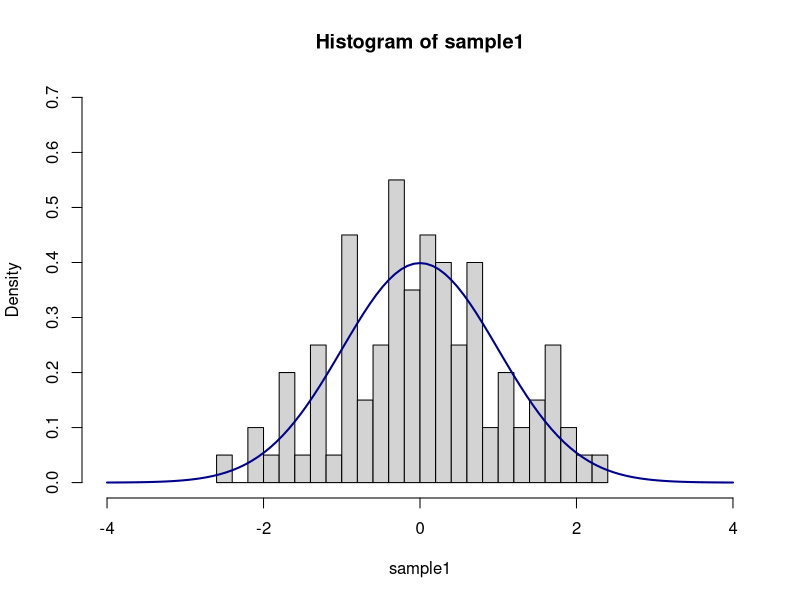
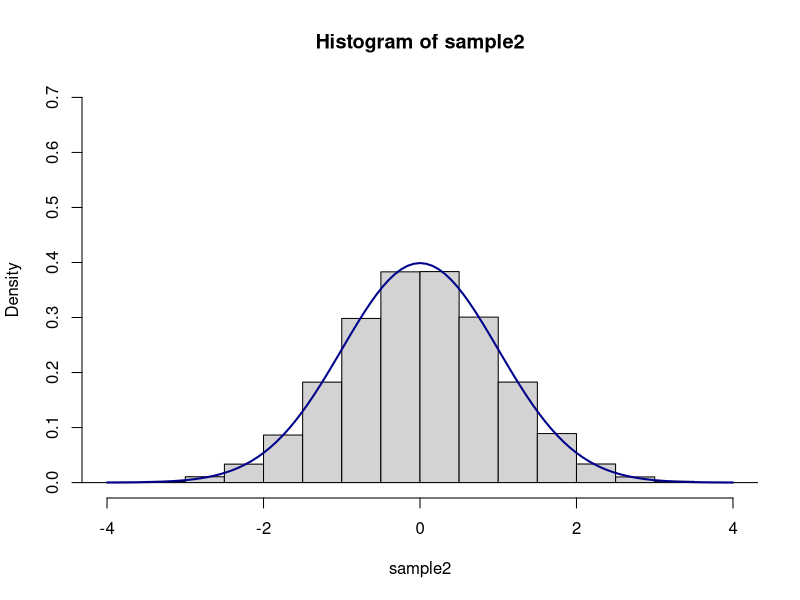
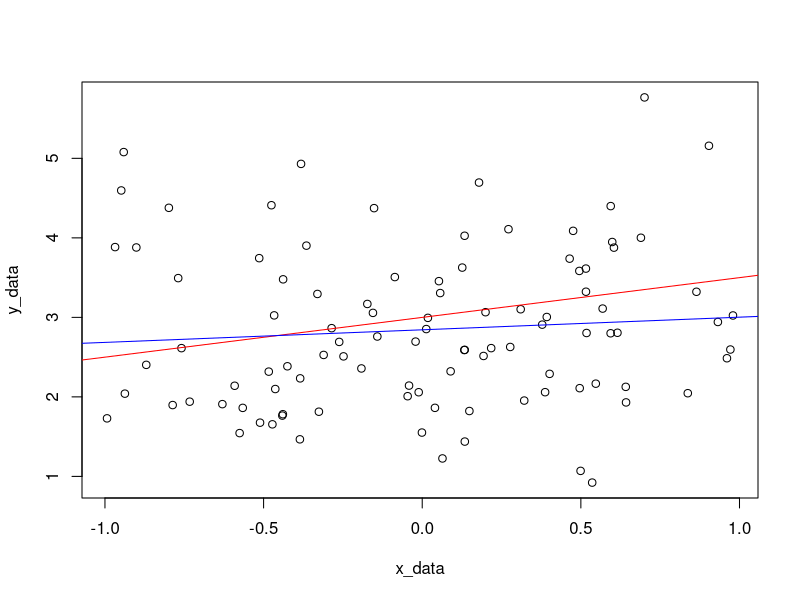
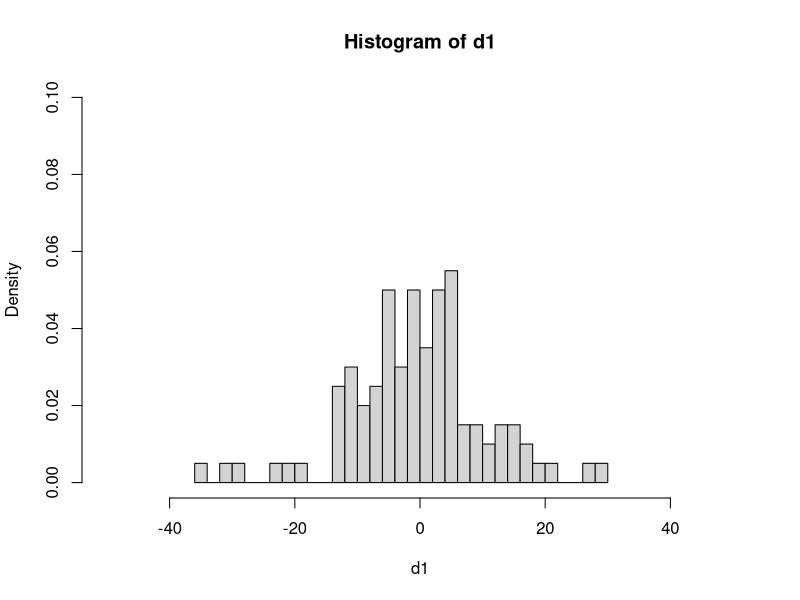
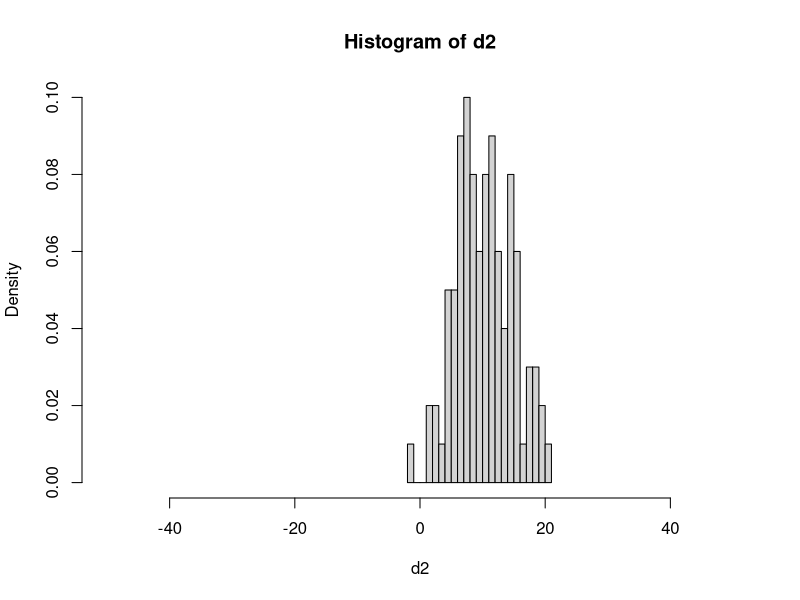
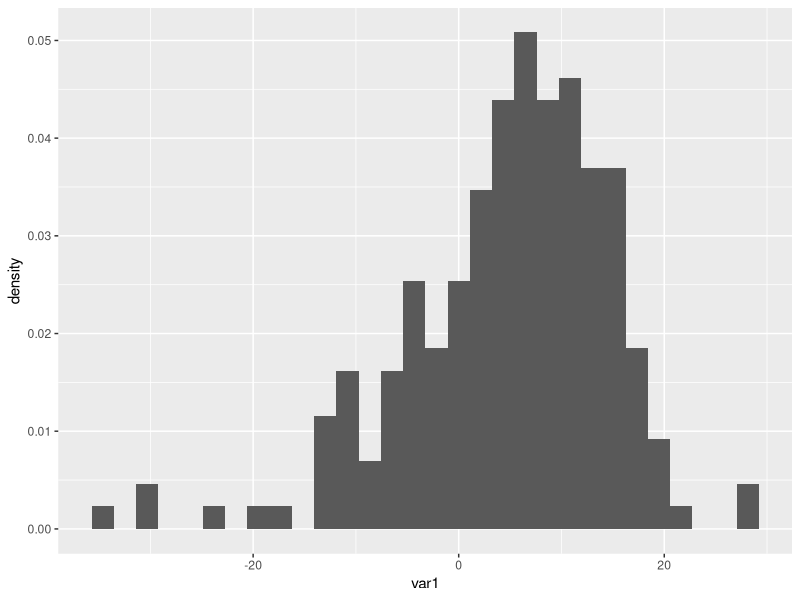
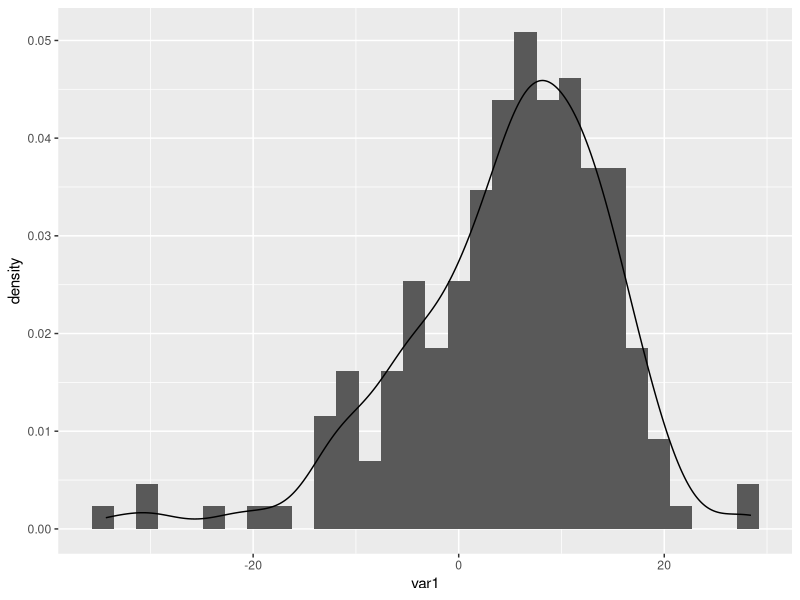
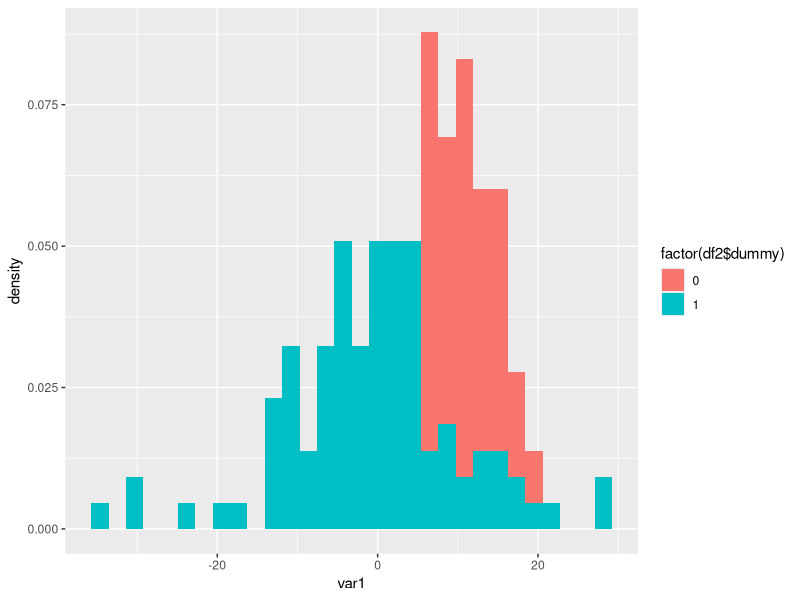

Here is the R script that generated these plots, in order:
##MOBLAB #8 SOLUTIONS##
#1) 
mean(mtcars$mpg[mtcars$am==1])-mean(mtcars$mpg[mtcars$am==0])
#2) mpg=beta*am
Model1<-lm(mpg~0+am,mtcars)
summary(Model1)
#3) mpg=beta_0+beta_1*am
Model2<-lm(mpg~am,mtcars)
summary(Model2)
#4) mpg=beta_0+beta_2*am+beta_3*wt
Model3<-lm(mpg~am+wt,mtcars)
summary(Model3)

##################################
######PART I:  SIMULATION#########
######CODE 3-20-19.R##############
##################################

##to simulate 100 draws from the standard normal distribution:
sample1<-rnorm(n=100, mean=0, sd=1)  
?rnorm
##plot histogram
hist(sample1, breaks = 30, prob = TRUE, xlim=c(-4,4), ylim=c(0,.7))

##add density curve to diagram
curve(dnorm(x, mean = 0, sd = 1), col = "darkblue", lwd = 2, add = TRUE)
##dnorm() is the probability density function

##resampling with a much larger sample and plotting
sample2<-rnorm(n=100000, mean=0, sd=1) 
hist(sample2, breaks = 30, prob = TRUE, xlim=c(-4,4), ylim=c(0,.7))
curve(dnorm(x, mean = 0, sd = 1), col = "darkblue", lwd = 2, add = TRUE)

##pnorm() is the cumulative distribution function, F(x), for the normal distribution
##use this instead of using Z-score table from your stats book!
pnorm(0,mean=0, sd=1)  ## P(X<0)
pnorm(2,0,1)  ##P(X<2)
pnorm(1,0,1)-pnorm(-1,0,1)  ## P(X is within 1 sd of the mean)
pnorm(2,0,1)-pnorm(-2,0,1)  ## P(X is within 2 sd of the mean)
pnorm(3,0,1)-pnorm(-3,0,1)  ## P(X is within 2 sd of the mean)

################################################
###simulating a DGP for regression estimation###
################################################

##sample the error term
set.seed(1234)  ##locks in a particular set of random numbers
n=100 ##sample size
sigma=1  ##error standard deviation
e<-rnorm(n,0,sigma)  ##draws normally distributed error
View(e)
x_data<-runif(n,-1,1)  ##generates synthetic x (input) data
B_0=3  ##population intercept term
B_1=1/2  ##population slope term
y_data<-B_0+B_1*x_data+e  ##generates simulated y values from the DGP
plot(x_data, y_data)  ##plot the data
abline(B_0,B_1, col='red')  ##add the population regression line

data<-cbind(y_data, x_data)  ##bind the columns of the y and x data together
df1<-as.data.frame(data)  ##convert to dataframe object
View(df1)  ##view newly created dataframe

M1<-lm(y_data~x_data, df1)  ##estimate linear model
summary(M1)
abline(M1$coefficients[1],M1$coefficients[2], col='blue')


#################################################################
####Part II:  using the ggplot2 package implementation ##########
#################################################################

##need to install these packages before running libraries
library(plyr)  ##adds the plyr library which is useful for data manipulation
library(ggplot2)  ##adds the ggplot2 library package (different system than the BASE package)
?ggplot  ##pulls up the ggplot function documentation

##generate synthetic data
n1=100
n2=100
d1<-rnorm(n1,-2, 10) ##data from group 1
d2<-rnorm(n2,10, 5)  ##data from group 2
##plot each group
hist(d1, breaks = 30, prob = TRUE, xlim=c(-50,50), ylim=c(0,.1))
hist(d2, breaks = 30, prob = TRUE, xlim=c(-50,50), ylim=c(0,.1))
Z1<-as.matrix(c(d1,d2))  ##stack vectors
ones_vec<-rep(1, n1)  ##creates dummy variables for group 1
zeros_vec<-rep(0,n2)  ##creates dummy variables for group 2
Z2<-as.matrix(c(ones_vec, zeros_vec))  ##stacks vectors
View(Z2)
df2<-as.data.frame(cbind(Z1, Z2))  ##creates data frame
View(df2)
colnames(df2)<-c("var1", "dummy")  ##renames columns
##to rename rows, use rownames()

##histogram plot in the ggplot2 package
plot_a<-ggplot(df2,aes(x=var1)) +
  geom_histogram(aes(y=..density..), position = "identity")
plot_a

##add smooth, nonparametric kernel density estimator
plot_b<-ggplot(df2,aes(x=var1)) +
  geom_histogram(aes(y=..density..), position = "identity") +
  geom_density(alpha = .5) ##adds the density function for each group - the alpha parameter controls how transparent the coloring is
plot_b

##histogram plot colored by group
plot_c<-ggplot(df2,aes(x=var1, fill = factor(df2$dummy))) +
  geom_histogram(aes(y=..density..), position = "identity")
plot_c

##historgram plot by group with smooth density function overlay
plot_d<-ggplot(df2,aes(x=var1, fill = factor(df2$dummy))) +
  geom_histogram(aes(y=..density..), position = "identity") +
  geom_density(alpha = .5) ##adds the density function for each group - the alpha parameter controls how transparent the coloring is
plot_d

##historgram plot by group with smooth density function overlay and vertical lines for means for each group
means <- ddply(df2, "dummy", summarise, meanvar1=mean(var1))
plot_e<-ggplot(df2,aes(x=var1, fill = factor(df2$dummy))) +
  geom_histogram(aes(y=..density..), position = "identity") +
  geom_density(alpha = .5) +
  geom_vline(data=means, aes(xintercept=meanvar1, col=factor(means$dummy)), linetype="dashed", size=1)  ##adds vertical line at the mean of each group
plot_e

